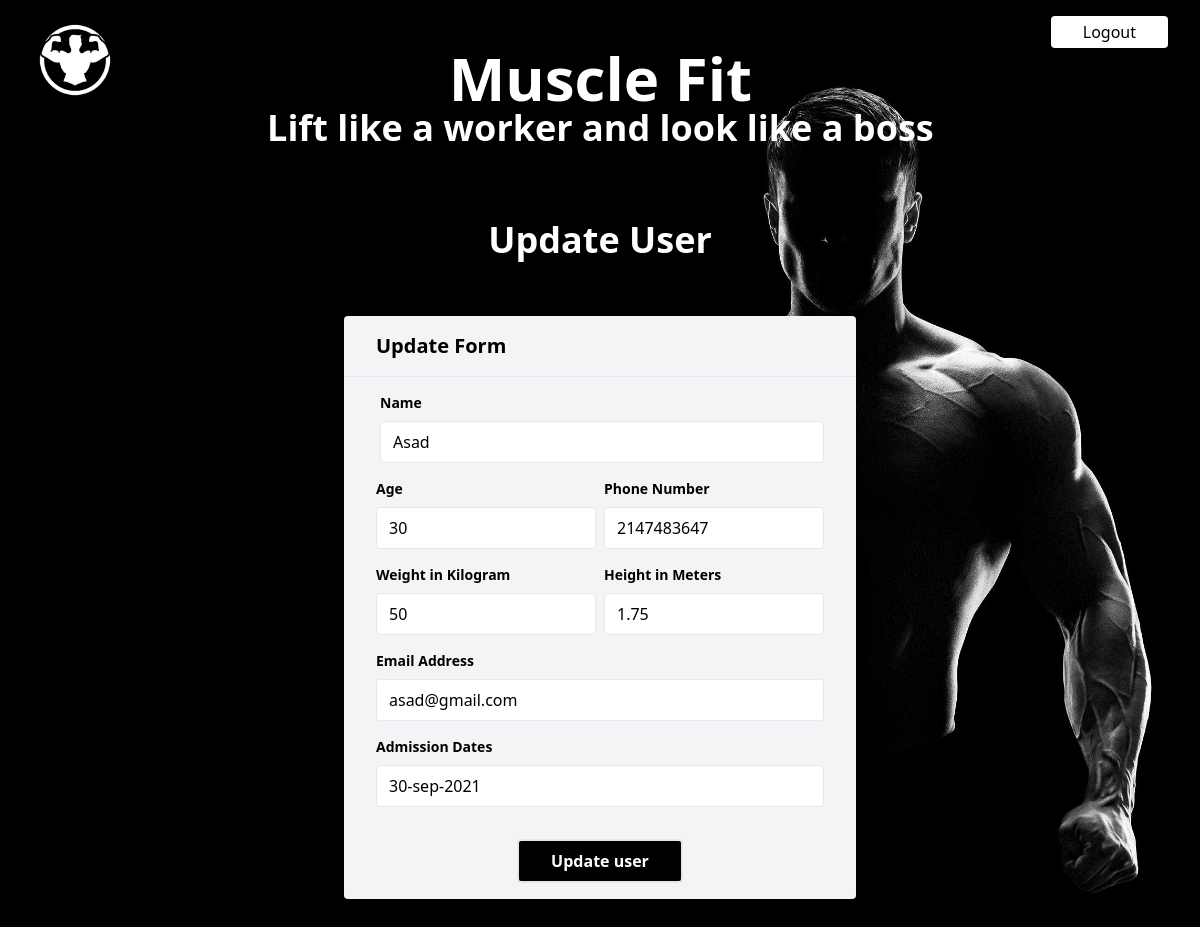
Screenshot of /edit_user.php?id=2 (signed in) with the database file from the repository.
### tables this page shows
CREATE TABLE `users` (
  `id` int(11) NOT NULL,
  `name` varchar(1000) NOT NULL,
  `age` int(11) NOT NULL,
  `phone` int(11) NOT NULL,
  `weight` float NOT NULL,
  `height` float NOT NULL,
  `email` varchar(1000) NOT NULL,
  `admission_date` varchar(500) NOT NULL,
  `password` varchar(100) NOT NULL,
  `fees` tinyint(1) NOT NULL DEFAULT 0,
  `leaving_date` varchar(100) NOT NULL,
  `current_weight` float NOT NULL,
  `current_height` float NOT NULL,
  `leaving_reason` varchar(1000) NOT NULL,
  `user_remarks` varchar(1000) NOT NULL
);

### edit_user.php (the view, shortened to what this page needs)
<?php
$conn = new mysqli("localhost", "root", "" , "gym");
$sql = "SELECT * FROM users WHERE id=".$_GET['id'];
$result = $conn->query($sql);
if ($result->num_rows > 0) {
    while($row = $result->fetch_assoc()) {
        $name = $row['name'];
        $age = $row['age'];
        $phone = $row['phone'];
        $weight = $row['weight'];
        $height = $row['height'];
        $email = $row['email'];
        $admission_date = $row['admission_date'];
    }
} else {
    echo "0 results";
}
?>
<!DOCTYPE html>
<html lang="en">
<head>
    <link href="https://unpkg.com/tailwindcss@^2/dist/tailwind.min.css" rel="stylesheet">
</head>
<body >
<div>
<div class="flex-container">
    <div>
        <a href="admin_panel.php">
            <img src="logo.png" alt="" width="150px" height="150px">
        </a>
    </div>
    <div class="my-12 ml-auto mr-auto ">
        <h1 class="text-6xl font-extrabold text-center text-white "> Muscle Fit </h1>
        <h1 class="text-4xl font-bold text-center text-white "> Lift like a worker and look like a boss </h1>
    </div>
    <div class="flex flex-row-reverse ">
            <div >
                <button class="px-8 py-1 mt-4 mr-8 text-black bg-white rounded ">
                     <a  href="logout.php"> Logout</a>
                </button>
            </div>
        </div>
</div>
<div class="w-full bg-grey-lightest" id="admission" >
      <h1 class="text-4xl font-bold text-center text-white my-6 ">Update User</h1>
    <div class="container mx-auto py-8">
      <div class="w-5/6 lg:w-1/2 mx-auto bg-gray-100 rounded shadow">
            <div class="py-4 px-8 text-black font-bold text-xl border-b border-grey-lighter">Update Form</div>
            <div class="py-4 px-8">
                <form action="edit_user_query.php?user_id=<?php echo $_GET['id'] ?>" method="POST" >
                <div class="flex mb-4">
                    <div class=" w-full ml-1">
                        <label class="block text-grey-darker text-sm font-bold mb-2" for="name">Name</label>
                        <input class="appearance-none border rounded w-full py-2 px-3 text-grey-darker" id="name" name="name" type="text" value="<?php echo $name; ?>" >
                    </div>
                </div>
                <div class="flex mb-4">
                    <div class="w-1/2 mr-1">
                        <label class="block text-grey-darker text-sm font-bold mb-2" for="Age">Age</label>
                        <input class="appearance-none border rounded w-full py-2 px-3 text-grey-darker" id="age"  name="age"type="number" value="<?php echo $age; ?>" >
                    </div>
                    <div class="w-1/2 ml-1">
                        <label class="block text-grey-darker text-sm font-bold mb-2" for="Phone">Phone Number</label>
                        <input class="appearance-none border rounded w-full py-2 px-3 text-grey-darker" id="phone" name="phone" type="number" value="<?php echo $phone; ?>" >
                    </div>
                </div>
                <div class="flex mb-4">
                    <div class="w-1/2 mr-1">
                        <label class="block text-grey-darker text-sm font-bold mb-2" for="Weight">Weight in Kilogram</label>
                        <input class="appearance-none border rounded w-full py-2 px-3 text-grey-darker" id="weight" name="weight" type="text" value="<?php echo $weight; ?>">
                    </div>
                    <div class="w-1/2 ml-1">
                        <label class="block text-grey-darker text-sm font-bold mb-2" for="Height">Height in Meters</label>
                        <input class="appearance-none border rounded w-full py-2 px-3 text-grey-darker" id="height" name="height" type="text" value="<?php echo $height; ?>">
                    </div>
                </div>
                <div class="mb-4">
                    <label class="block text-grey-darker text-sm font-bold mb-2" for="email">Email Address</label>
                    <input class="appearance-none border rounded w-full py-2 px-3 text-grey-darker" id="email" name="email" type="email" value="<?php echo $email; ?>">
                </div>
                <div class="mb-4">
                    <label class="block text-grey-darker text-sm font-bold mb-2" for="Admission_date">Admission Dates</label>
                    <input class="appearance-none border rounded w-full py-2 px-3 text-grey-darker" id="admission_date" name="admission_date" type="text" value="<?php echo $admission_date; ?>">
                </div>
                <div class="flex justify-center mt-8">
                    <button class="bg-black hover:bg-white hover:text-black border-2 text-white font-bold py-2 px-8  rounded" id="addbtn" name="btn" type="submit">
                        Update user
                    </button>
                </div>
                </form>
            </div>
        </div>
    </div>
  </div>
</div>
</body>
</html>

### edit_user.php (style rules this page uses)
body { background-image: url("gym1.jpg"); background-size: cover; }
.flex-container { display: flex; justify-content:left; }
* { box-sizing: border-box; }

### rows the page displays
users: name "Asad", age "30", phone "2147483647", weight "50", height "1.75", email "asad@gmail.com", admission_date "30-sep-2021"
